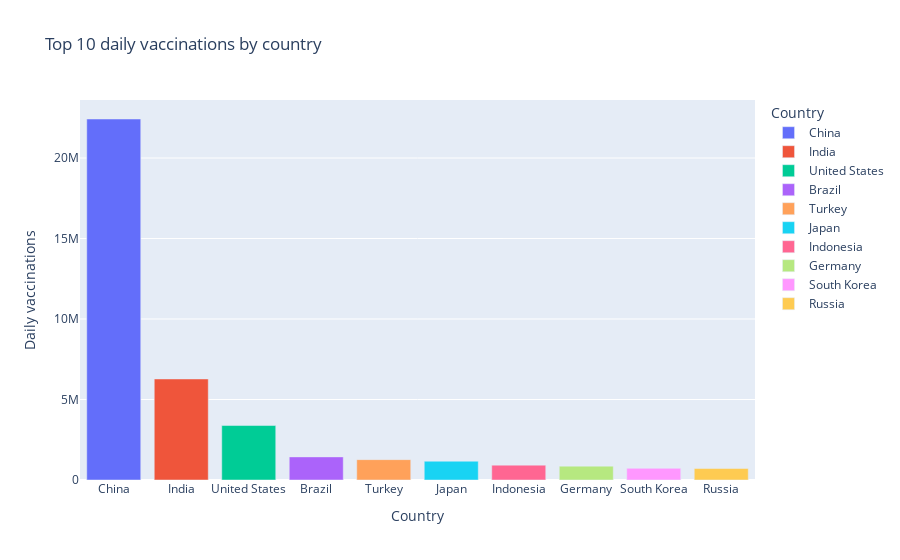

Source (notebook cell):
### Code cell
px.bar(daily_vaccinations, x = "country", y = "daily_vaccinations", labels={"country":"Country", "daily_vaccinations":"Daily vaccinations"}, title = "Top 10 daily vaccinations by country", color = "country")

### Figure 1 — Plotly figure (JSON) as saved in the notebook; plotly's stock layout.template omitted (floating-point values rounded to 4 significant figures)
{"data": [{"alignmentgroup": "True", "hovertemplate": "Country=%{x}<br>Daily vaccinations=%{y}<extra></extra>", "legendgroup": "China", "marker": {"color": "#636efa"}, "name": "China", "offsetgroup": "China", "orientation": "v", "showlegend": true, "textposition": "auto", "type": "bar", "x": ["China"], "xaxis": "x", "y": [22424286], "yaxis": "y"}, {"alignmentgroup": "True", "hovertemplate": "Country=%{x}<br>Daily vaccinations=%{y}<extra></extra>", "legendgroup": "India", "marker": {"color": "#EF553B"}, "name": "India", "offsetgroup": "India", "orientation": "v", "showlegend": true, "textposition": "auto", "type": "bar", "x": ["India"], "xaxis": "x", "y": [6276153], "yaxis": "y"}, {"alignmentgroup": "True", "hovertemplate": "Country=%{x}<br>Daily vaccinations=%{y}<extra></extra>", "legendgroup": "United States", "marker": {"color": "#00cc96"}, "name": "United States", "offsetgroup": "United States", "orientation": "v", "showlegend": true, "textposition": "auto", "type": "bar", "x": ["United States"], "xaxis": "x", "y": [3384387], "yaxis": "y"}, {"alignmentgroup": "True", "hovertemplate": "Country=%{x}<br>Daily vaccinations=%{y}<extra></extra>", "legendgroup": "Brazil", "marker": {"color": "#ab63fa"}, "name": "Brazil", "offsetgroup": "Brazil", "orientation": "v", "showlegend": true, "textposition": "auto", "type": "bar", "x": ["Brazil"], "xaxis": "x", "y": [1436195], "yaxis": "y"}, {"alignmentgroup": "True", "hovertemplate": "Country=%{x}<br>Daily vaccinations=%{y}<extra></extra>", "legendgroup": "Turkey", "marker": {"color": "#FFA15A"}, "name": "Turkey", "offsetgroup": "Turkey", "orientation": "v", "showlegend": true, "textposition": "auto", "type": "bar", "x": ["Turkey"], "xaxis": "x", "y": [1264431], "yaxis": "y"}, {"alignmentgroup": "True", "hovertemplate": "Country=%{x}<br>Daily vaccinations=%{y}<extra></extra>", "legendgroup": "Japan", "marker": {"color": "#19d3f3"}, "name": "Japan", "offsetgroup": "Japan", "orientation": "v", "showlegend": true, "textposition": "auto", "type": "bar", "x": ["Japan"], "xaxis": "x", "y": [1168466], "yaxis": "y"}, {"alignmentgroup": "True", "hovertemplate": "Country=%{x}<br>Daily vaccinations=%{y}<extra></extra>", "legendgroup": "Indonesia", "marker": {"color": "#FF6692"}, "name": "Indonesia", "offsetgroup": "Indonesia", "orientation": "v", "showlegend": true, "textposition": "auto", "type": "bar", "x": ["Indonesia"], "xaxis": "x", "y": [923104], "yaxis": "y"}, {"alignmentgroup": "True", "hovertemplate": "Country=%{x}<br>Daily vaccinations=%{y}<extra></extra>", "legendgroup": "Germany", "marker": {"color": "#B6E880"}, "name": "Germany", "offsetgroup": "Germany", "orientation": "v", "showlegend": true, "textposition": "auto", "type": "bar", "x": ["Germany"], "xaxis": "x", "y": [861028], "yaxis": "y"}, {"alignmentgroup": "True", "hovertemplate": "Country=%{x}<br>Daily vaccinations=%{y}<extra></extra>", "legendgroup": "South Korea", "marker": {"color": "#FF97FF"}, "name": "South Korea", "offsetgroup": "South Korea", "orientation": "v", "showlegend": true, "textposition": "auto", "type": "bar", "x": ["South Korea"], "xaxis": "x", "y": [724621], "yaxis": "y"}, {"alignmentgroup": "True", "hovertemplate": "Country=%{x}<br>Daily vaccinations=%{y}<extra></extra>", "legendgroup": "Russia", "marker": {"color": "#FECB52"}, "name": "Russia", "offsetgroup": "Russia", "orientation": "v", "showlegend": true, "textposition": "auto", "type": "bar", "x": ["Russia"], "xaxis": "x", "y": [712782], "yaxis": "y"}], "layout": {"barmode": "relative", "legend": {"title": {"text": "Country"}, "tracegroupgap": 0}, "title": {"text": "Top 10 daily vaccinations by country"}, "xaxis": {"anchor": "y", "categoryarray": ["China", "India", "United States", "Brazil", "Turkey", "Japan", "Indonesia", "Germany", "South Korea", "Russia"], "categoryorder": "array", "domain": [0, 1], "title": {"text": "Country"}}, "yaxis": {"anchor": "x", "domain": [0, 1], "title": {"text": "Daily vaccinations"}}}}
